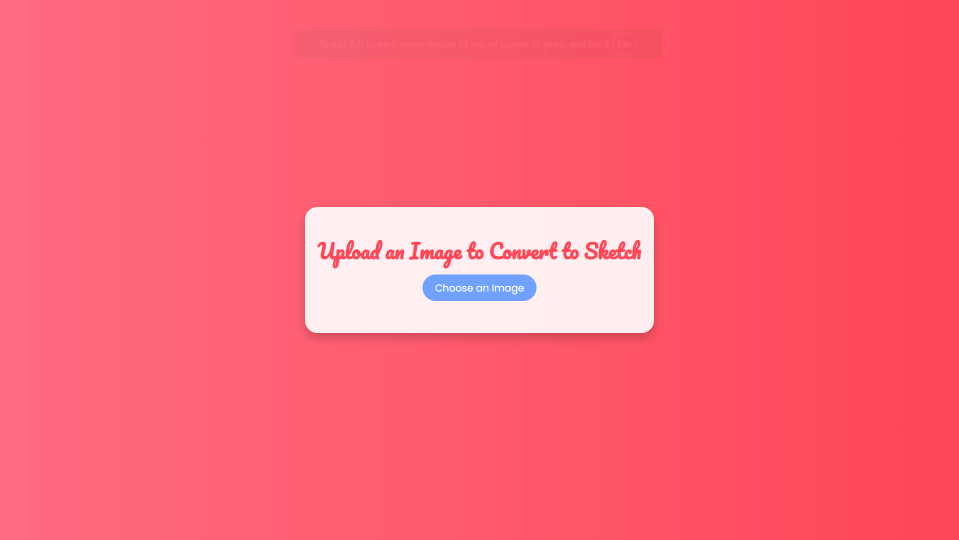
#> input picture Img to Sketch Converter/main page image.png, 1918 x 1079 px (shown at 1/2 size)
$ python -i app.py   (imports and definitions only)
#> lines starting #> are read from the running program, lines starting #| are printed output that depends on the picture
#> further down, picture is the input picture: PIL image 1918x1079 RGBA; mean R, G, B, A 253.8, 100.3, 118.3, 255
from flask import Flask, request, jsonify, send_file, render_template
from PIL import Image
import cv2
import numpy as np
import io

# [1 line not run here, left out]

def convert_to_sketch(image):
    image = np.array(image.convert('RGB'))
    gray_image = cv2.cvtColor(image, cv2.COLOR_BGR2GRAY)
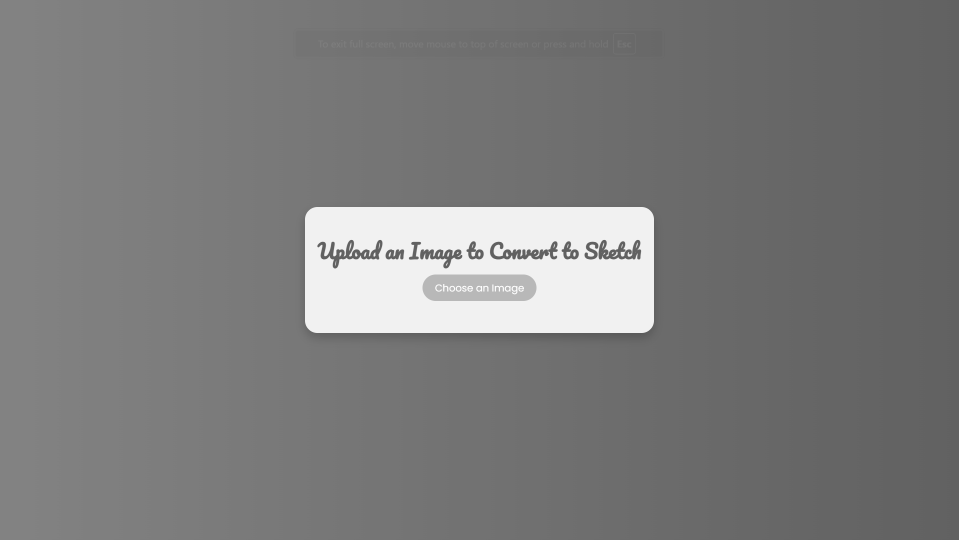
#> gray_image: shape (1079, 1918) (shown at 1/2 size); min 90, max 255, mean 123.2
    inverted_image = 255 - gray_image
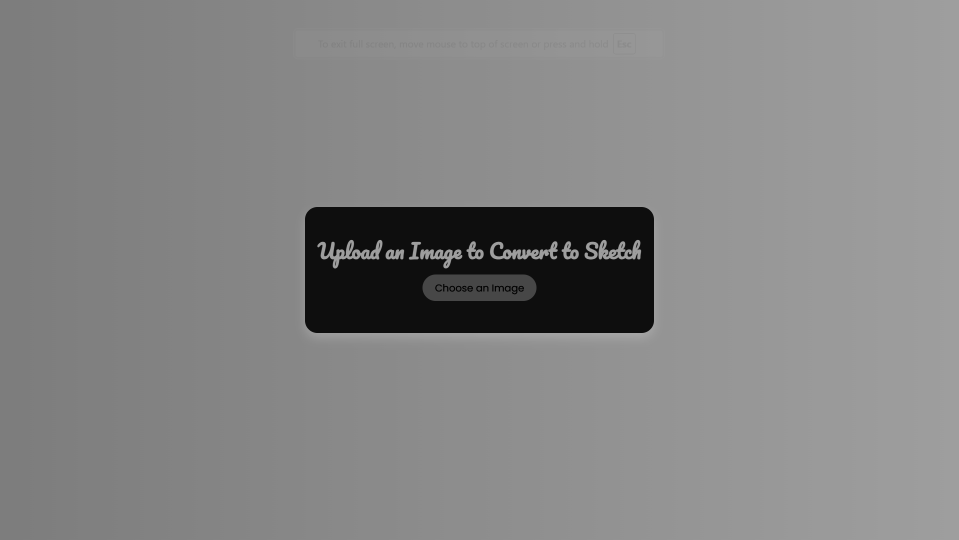
#> inverted_image: shape (1079, 1918) (shown at 1/2 size); min 0, max 165, mean 131.8
    blurred = cv2.GaussianBlur(inverted_image, (21, 21), 0)
    inverted_blurred = 255 - blurred
    pencil_sketch = cv2.divide(gray_image, inverted_blurred, scale=256.0)
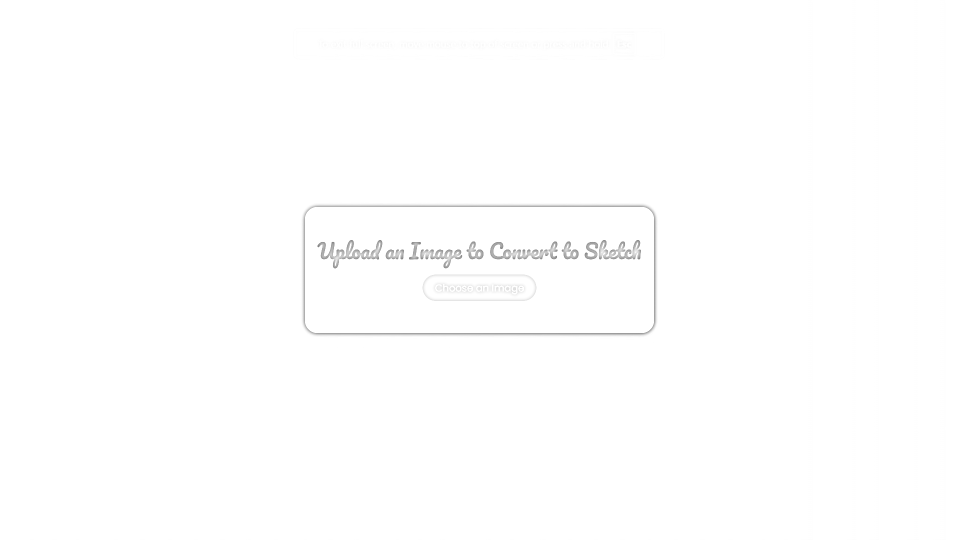
#> pencil_sketch: shape (1079, 1918) (shown at 1/2 size); min 126, max 255, mean 254.2
    return pencil_sketch

# [3 lines that did not run here, left out]

# [21 lines that did not run here, left out]

# [2 lines not run here, left out]

>>> from PIL import Image
>>> picture = Image.open('main page image.png')
>>> result = convert_to_sketch(picture)
